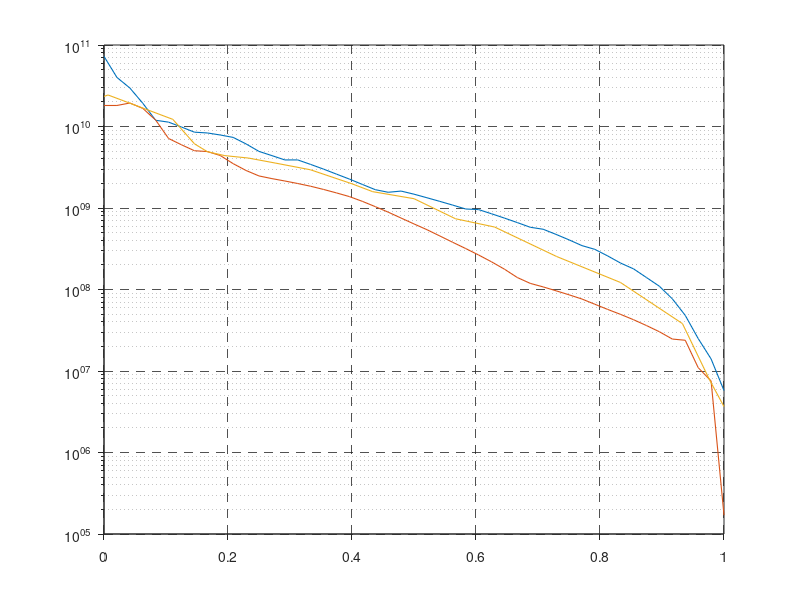

The MATLAB script that drew this image: (Note: this script raises an error after producing the figure.)
%%% plot 5 MW, Brian and my values %%%5
%% brian's values
x=[0 0.0065  0.111 0.146 0.1667 0.195 0.233 0.276 0.333 0.4 0.4333...
    0.5 0.567 0.63 0.73 0.833 0.933 0.977 1];
EI_flap_brian = [2.338e10, 2.437e10, 1.224e10, 6.122e9, 4.908e9, 4.39e9, 4.1e9,...
    3.564e9, 2.944e9, 1.981e9, 1.587e9, 1.301e9, 7.378e8, 5.843e8, 2.541e8, 1.22e8, 3.814e7,7.697e6, 3.66e6];
EI_edge_brian = [2.323e10, 2.383e10, 9.69e9, 4.835e9, 5.069e9, 5.158e9, 5.21e9, 5.025e9, 4.441e9, 3.671e9, 3.234e9, 2.599e9, 2e9, 1.564e9, 9.227e8,...
    5.823e8, 3.029e8, 9.486e7, 4.69e7];

mass_brian = [1128, 1141, 548.1, 340.5, 337.3, 336.3, 336.3, 330.2, 316, 268.2, 255.4, 237.1, 212.2, 194.5, 136.4, 105.7, 75.46, 40.25, 26.98];

load('Internal_layup.mat');
load('Preprocessor.mat'); 
load('NREL5MW (gain scheduled).mat','Blade');
Blade.EIflap(46) = 2.384e7;
Blade.EIflap(47) = 1.1e7;
Blade.EIflap(48) = 0.755e7;
Blade.EIflap(49) = 0.17e6;

Blade.EIedge(46)= 26.17e7;
Blade.EIedge(47)= 13e7;
Blade.EIedge(48)= 8.5e7;
Blade.EIedge(49)= 5.01e6;




%span_radius = span_radius;
Blade.Radius= Blade.Radius-1.5;

points_EI_flap = [EI_flap(1:4:end), EI_flap(end)] ;
points_EI_edge = [EI_edge(1:4:end), EI_edge(end)] ;
points_mass = [M_L(1:4:end), M_L(end)] ;
points_radius = [span_radius(1:4:end), span_radius(end)];

points_NREL_flap = [Blade.EIflap(1:4:end)', Blade.EIflap(end')] ;
points_NREL_edge = [Blade.EIedge(1:4:end)', Blade.EIedge(end)'] ;
points_NREL_mass = [Blade.Mass(1:4:end)', Blade.Mass(end)'] ;
points_NREL_radius = [Blade.Radius(1:4:end)', Blade.Radius(end)'] ;

%% plot flapwise against 5 MW

semilogy(Blade.Radius/61.5,EI_flap,'LineWidth', 0.8);
hold on;
semilogy(Blade.Radius/Blade.Radius(end), Blade.EIflap, 'LineWidth', 0.8);
semilogy(x, EI_flap_brian, 'LineWidth', 0.8);

%semilogy(points_radius/61.5, points_EI_flap, 'o','MarkerSize',4);
%semilogy(points_NREL_radius/61.5, points_NREL_flap, 'o','MarkerSize',4);
%semilogy(x, EI_flap_brian, 'o','MarkerSize',4);




grid on; 

a = gca;
% set box property to off and remove background color
set(a,'box','off','color','none')
% create new, empty axes with box but without ticks
b = axes('Position',get(a,'Position'),'box','on','xtick',[],'ytick',[]);
% set original axes as active
axes(a)
% link axes in case of zooming
linkaxes([a b])



set(gca,'GridLineStyle','--')
set(gca,'GridAlpha',0.8)
set(gca,'TickDir','out');

axesH = gca;
axesH.XAxis.TickLabelInterpreter = 'latex';
axesH.XAxis.TickLabelFormat      = '\\textbf{%g}';
axesH.YAxis.TickLabelInterpreter = 'latex';
axesH.YAxis.TickLabelFormat      = '\\textbf{%g}';

ylabel('\textbf{FlapStiff ($Nm^2$)}','Interpreter','latex');
xlabel('\textbf{Spanwise location}','Interpreter','latex');

legend('\textbf{ESP}', '\textbf{5 MW}', '\textbf{SANDIA}', 'Interpreter','latex' );

%% plot edgewise against 5 MW
semilogy(Blade.Radius/61.5,EI_edge, 'LineWidth', 0.8);
hold on;
semilogy(Blade.Radius/Blade.Radius(end), Blade.EIedge, 'LineWidth', 0.8);
semilogy(x, EI_edge_brian,'LineWidth', 0.8);
ylabel('EdgeStiff ($Nm^2$)','Interpreter','latex');
xlabel('Spanwise location','Interpreter','latex');
grid on; 

a = gca;
% set box property to off and remove background color
set(a,'box','off','color','none')
% create new, empty axes with box but without ticks
b = axes('Position',get(a,'Position'),'box','on','xtick',[],'ytick',[]);
% set original axes as active
axes(a)
% link axes in case of zooming
linkaxes([a b])



set(gca,'GridLineStyle','--')
set(gca,'GridAlpha',0.8)
set(gca,'TickDir','out');
axesH = gca;
axesH.XAxis.TickLabelInterpreter = 'latex';
axesH.XAxis.TickLabelFormat      = '\\textbf{%g}';
axesH.YAxis.TickLabelInterpreter = 'latex';
axesH.YAxis.TickLabelFormat      = '\\textbf{%g}';
ylabel('\textbf{EdgeStiff ($Nm^2$)}','Interpreter','latex');
xlabel('\textbf{Spanwise location}','Interpreter','latex');
legend('\textbf{ESP}', '\textbf{5 MW}', '\textbf{SANDIA}', 'Interpreter','latex' );

%% plot torsional stiffness 
semilogy(span_radius/61.5,G_stiffness, '-o');
hold on;
semilogy(Blade.Radius/Blade.Radius(end), Blade.GJ, '-');
%semilogy(x, EI_edge_brian,'-*');
ylabel('EdgeStiff ($Nm^2$)','Interpreter','latex');
xlabel('Spanwise location');
grid on;
legend('Analytical', '5 MW', 'SANDIA labs');

%% plot axial stiffness
semilogy(span_radius/span_radius(end),EA, '-o');
hold on;
semilogy(Blade.Radius/Blade.Radius(end), Blade.EA, '-');
%semilogy(x, EI_edge_brian,'-*');
ylabel('EdgeStiff ($Nm^2$)','Interpreter','latex');
xlabel('Spanwise location');
grid on;
legend('Analytical', '5 MW', 'SANDIA labs');

%% plot mass against 5 MW
semilogy(Blade.Radius/61.5,M_L, 'LineWidth', 0.8);
hold on;
semilogy(Blade.Radius/Blade.Radius(end), Blade.Mass, 'LineWidth', 0.8);
semilogy(x, mass_brian, 'LineWidth', 0.8);


grid on; 

a = gca;
% set box property to off and remove background color
set(a,'box','off','color','none')
% create new, empty axes with box but without ticks
b = axes('Position',get(a,'Position'),'box','on','xtick',[],'ytick',[]);
% set original axes as active
axes(a)
% link axes in case of zooming
linkaxes([a b])
set(gca,'GridLineStyle','--')
set(gca,'GridAlpha',0.8)
set(gca,'TickDir','out');
axesH = gca;
axesH.XAxis.TickLabelInterpreter = 'latex';
axesH.XAxis.TickLabelFormat      = '\\textbf{%g}';
axesH.YAxis.TickLabelInterpreter = 'latex';
axesH.YAxis.TickLabelFormat      = '\\textbf{%g}';
ylabel('\textbf{BMassDens ($\frac{kg}{m}$)}','Interpreter','latex');
xlabel('\textbf{Spanwise location}','Interpreter','latex');
legend('\textbf{ESP}', '\textbf{5 MW}', '\textbf{SANDIA}', 'Interpreter','latex' );
